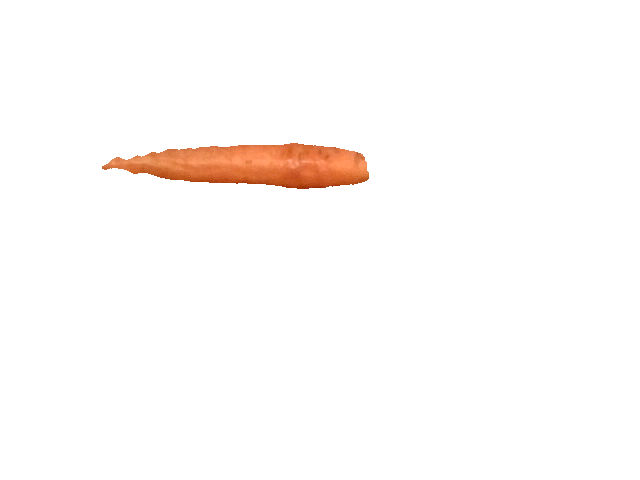
#> input picture captures/fruta_aislada_000.png, 640 x 480 px; its folder holds only this picture in this run
$ python -i 02_detect_imperfection.py   (imports and definitions only)
#> lines starting #> are read from the running program, lines starting #| are printed output that depends on the picture; after the words box and inside, x2 and y2 are one past the last pixel; in counts of white or black regions, pixels touching at a corner belong together
import os
import cv2
import pandas as pd
import numpy as np
from tqdm import tqdm


def is_apple_folder(name):
    return name.lower().startswith('apple')


def analyze_image(path, return_images=False):
#> called with path = '../captures/fruta_aislada_000.png', return_images = False
    img = cv2.imread(path)
#> img is the input picture: shape (480, 640, 3); mean B, G, R 249.7, 251.2, 254.1
    if img is None:
        return None
    img_hsv = cv2.cvtColor(img, cv2.COLOR_BGR2HSV)
#> img_hsv: shape (480, 640, 3); mean H, S, V 0.3, 5.1, 254.1

    mask_white = cv2.inRange(img_hsv, np.array([0, 0, 200]), np.array([180, 30, 255]))
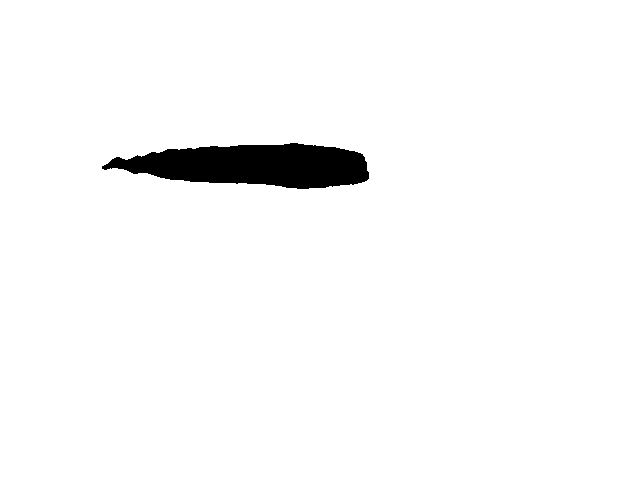
#> mask_white: shape (480, 640); 97.2% white; 1 black region, box (x1, y1, x2, y2) and area: (102, 143, 369, 189) 8510
    mask_fruit = cv2.bitwise_not(mask_white)

    kernel = np.ones((5, 5), np.uint8)
    mask_fruit = cv2.morphologyEx(mask_fruit, cv2.MORPH_CLOSE, kernel)
#> mask_fruit: shape (480, 640); 2.8% white; 1 white region, box (x1, y1, x2, y2) and area: (102, 143, 369, 189) 8531

    mask_bruise = cv2.inRange(img_hsv, np.array([0, 20, 20]), np.array([17, 200, 220]))
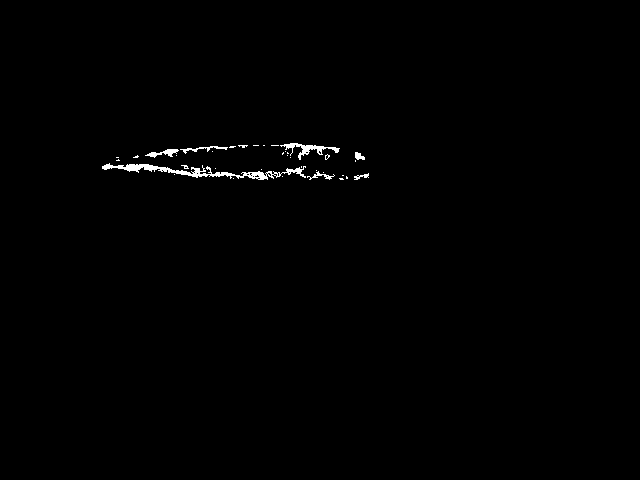
#> mask_bruise: shape (480, 640); 0.57% white; 36 white regions (29 under 20 px), largest, box (x1, y1, x2, y2) and area: (102, 163, 306, 180) 922, (280, 143, 340, 160) 294, (145, 149, 179, 158) 130
    mask_bruise = cv2.bitwise_and(mask_bruise, mask_fruit)
    mask_bruise = cv2.morphologyEx(mask_bruise, cv2.MORPH_CLOSE, kernel)
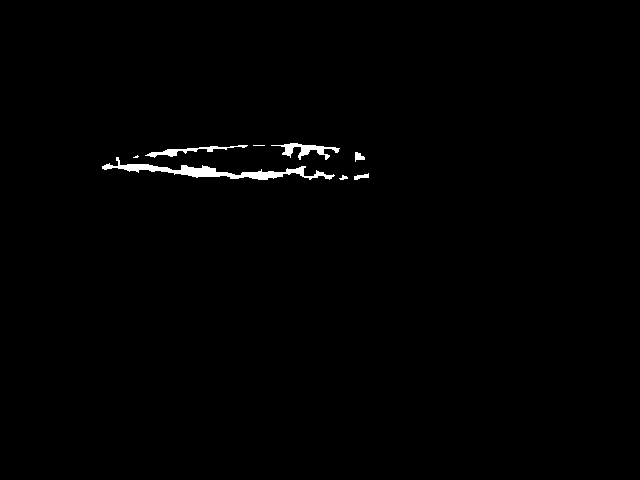
#> mask_bruise: shape (480, 640); 0.75% white; 8 white regions (2 under 20 px), largest, box (x1, y1, x2, y2) and area: (102, 157, 335, 180) 1386, (271, 143, 340, 160) 423, (145, 145, 248, 158) 337, (355, 152, 365, 162) 62, (354, 173, 369, 180) 58, (339, 175, 348, 180) 26
    mask_bruise = cv2.morphologyEx(mask_bruise, cv2.MORPH_OPEN, kernel)
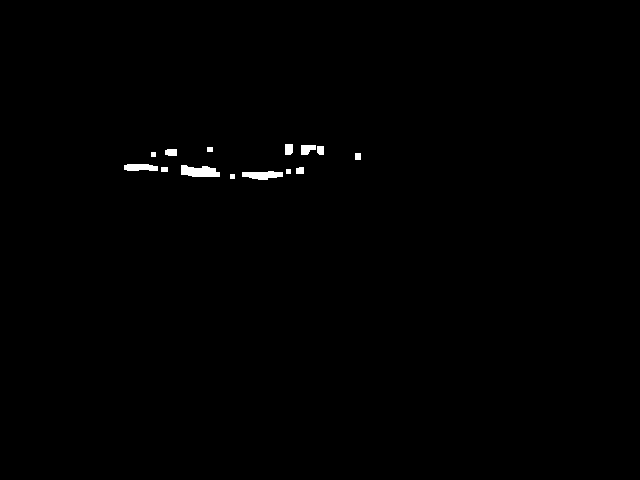
#> mask_bruise: shape (480, 640); 0.46% white; 14 white regions, largest, box (x1, y1, x2, y2) and area: (181, 165, 220, 177) 357, (242, 171, 283, 180) 265, (124, 164, 158, 171) 208

    bruise_area = int(cv2.countNonZero(mask_bruise))
#> bruise_area = 1405
    fruit_area = int(cv2.countNonZero(mask_fruit))
#> fruit_area = 8531
    bruise_pct = (bruise_area / fruit_area) * 100.0 if fruit_area > 0 else 0.0
#> bruise_pct = 16.47

    result = {
        'bruise_area': bruise_area,
        'fruit_area': fruit_area,
        'bruise_percentage': bruise_pct
    }
#> result = {'bruise_area': 1405, 'fruit_area': 8531, 'bruise_percentage': 16.47}

    if return_images:
        result['image'] = img
        result['mask_bruise'] = mask_bruise
        result['mask_fruit'] = mask_fruit

    return result


# [57 lines left out: function display_bruised_images, not called in this run]


data_train_root = 'data/processed/Training'
data_test_root = 'data/processed/Testing'
out_train_csv = 'data/labels/apple_damage_labels_train.csv'
out_test_csv = 'data/labels/apple_damage_labels_test.csv'
threshold = 30.0
allowed_folders = ['Apple 5', 'Apple 6', 'Apple 7', 'Apple 8', 'Apple 9', 'Apple 10', 'Apple 11', 'Apple 12','Apple 13', 'Apple 14', 'Apple 17', 'Apple 18', 'Apple 19',
                   'Apple Braeburn 1', 'Apple Core 1', 'Apple Crimson Snow 1', 'Apple Golden 1', 'Apple Golden 2', 'Apple Granny Smith 1', 'Apple Red 1', 'Apple Red 2', 'Apple Red Delicious 1',
                   'Apple worm 1', 'Apple Red Yellow 1', 'Apple Red Yellow 2']

apple_data = {}
bruised_images_train = {}

# [42 lines not run here, left out]

records = list(apple_data.values())

# [31 lines not run here, left out]

bruised_images_test = {}

# [39 lines not run here, left out]

records = list(apple_data.values())

# [28 lines not run here, left out]

>>> result = analyze_image('../captures/fruta_aislada_000.png')
